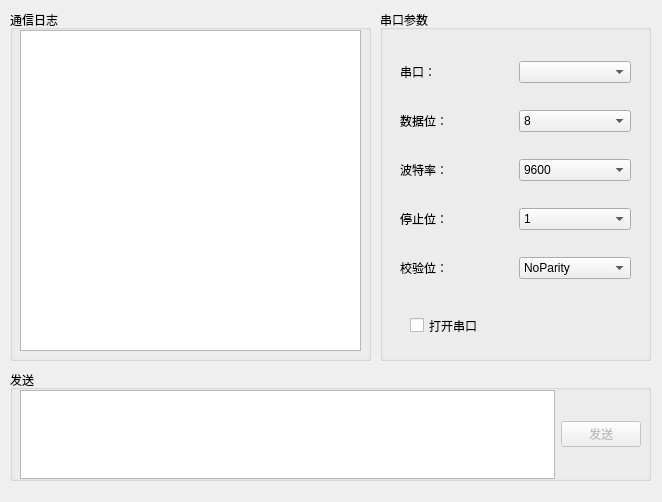
<?xml version="1.0" encoding="UTF-8"?>
<ui version="4.0">
 <class>widget</class>
 <widget class="QWidget" name="widget">
  <property name="geometry">
   <rect>
    <x>0</x>
    <y>0</y>
    <width>662</width>
    <height>502</height>
   </rect>
  </property>
  <property name="windowTitle">
   <string>widget</string>
  </property>
  <widget class="QGroupBox" name="groupBox_2">
   <property name="geometry">
    <rect>
     <x>380</x>
     <y>10</y>
     <width>271</width>
     <height>351</height>
    </rect>
   </property>
   <property name="title">
    <string>串口参数</string>
   </property>
   <widget class="QCheckBox" name="openCom">
    <property name="geometry">
     <rect>
      <x>30</x>
      <y>300</y>
      <width>131</width>
      <height>31</height>
     </rect>
    </property>
    <property name="text">
     <string>打开串口</string>
    </property>
   </widget>
   <widget class="QWidget" name="layoutWidget">
    <property name="geometry">
     <rect>
      <x>20</x>
      <y>30</y>
      <width>231</width>
      <height>261</height>
     </rect>
    </property>
    <layout class="QVBoxLayout" name="verticalLayout">
     <item>
      <layout class="QHBoxLayout" name="horizontalLayout">
       <item>
        <widget class="QLabel" name="label">
         <property name="text">
          <string>串口：</string>
         </property>
        </widget>
       </item>
       <item>
        <widget class="QComboBox" name="portName"/>
       </item>
      </layout>
     </item>
     <item>
      <layout class="QHBoxLayout" name="horizontalLayout_5">
       <item>
        <widget class="QLabel" name="label_5">
         <property name="text">
          <string>数据位：</string>
         </property>
        </widget>
       </item>
       <item>
        <widget class="QComboBox" name="dataBits">
         <item>
          <property name="text">
           <string>8</string>
          </property>
         </item>
         <item>
          <property name="text">
           <string>7</string>
          </property>
         </item>
         <item>
          <property name="text">
           <string>6</string>
          </property>
         </item>
         <item>
          <property name="text">
           <string>5</string>
          </property>
         </item>
        </widget>
       </item>
      </layout>
     </item>
     <item>
      <layout class="QHBoxLayout" name="horizontalLayout_2">
       <item>
        <widget class="QLabel" name="label_2">
         <property name="text">
          <string>波特率：</string>
         </property>
        </widget>
       </item>
       <item>
        <widget class="QComboBox" name="baudRate">
         <item>
          <property name="text">
           <string>9600</string>
          </property>
         </item>
         <item>
          <property name="text">
           <string>4800</string>
          </property>
         </item>
         <item>
          <property name="text">
           <string>19200</string>
          </property>
         </item>
         <item>
          <property name="text">
           <string>38400</string>
          </property>
         </item>
        </widget>
       </item>
      </layout>
     </item>
     <item>
      <layout class="QHBoxLayout" name="horizontalLayout_4">
       <item>
        <widget class="QLabel" name="label_4">
         <property name="text">
          <string>停止位：</string>
         </property>
        </widget>
       </item>
       <item>
        <widget class="QComboBox" name="stopBits">
         <item>
          <property name="text">
           <string>1</string>
          </property>
         </item>
         <item>
          <property name="text">
           <string>2</string>
          </property>
         </item>
        </widget>
       </item>
      </layout>
     </item>
     <item>
      <layout class="QHBoxLayout" name="horizontalLayout_3">
       <item>
        <widget class="QLabel" name="label_3">
         <property name="text">
          <string>校验位：</string>
         </property>
        </widget>
       </item>
       <item>
        <widget class="QComboBox" name="parity">
         <item>
          <property name="text">
           <string>NoParity</string>
          </property>
         </item>
         <item>
          <property name="text">
           <string>EvenParity</string>
          </property>
         </item>
         <item>
          <property name="text">
           <string>OddParity</string>
          </property>
         </item>
        </widget>
       </item>
      </layout>
     </item>
    </layout>
   </widget>
  </widget>
  <widget class="QGroupBox" name="groupBox">
   <property name="geometry">
    <rect>
     <x>10</x>
     <y>10</y>
     <width>361</width>
     <height>351</height>
    </rect>
   </property>
   <property name="title">
    <string>通信日志</string>
   </property>
   <widget class="QTextBrowser" name="comLog">
    <property name="geometry">
     <rect>
      <x>10</x>
      <y>20</y>
      <width>341</width>
      <height>321</height>
     </rect>
    </property>
   </widget>
  </widget>
  <widget class="QGroupBox" name="groupBox_3">
   <property name="geometry">
    <rect>
     <x>10</x>
     <y>370</y>
     <width>641</width>
     <height>111</height>
    </rect>
   </property>
   <property name="title">
    <string>发送</string>
   </property>
   <widget class="QWidget" name="layoutWidget_2">
    <property name="geometry">
     <rect>
      <x>10</x>
      <y>20</y>
      <width>621</width>
      <height>89</height>
     </rect>
    </property>
    <layout class="QHBoxLayout" name="horizontalLayout_6">
     <item>
      <widget class="QTextEdit" name="message"/>
     </item>
     <item>
      <widget class="QPushButton" name="btnSend">
       <property name="enabled">
        <bool>false</bool>
       </property>
       <property name="text">
        <string>发送</string>
       </property>
      </widget>
     </item>
    </layout>
   </widget>
  </widget>
 </widget>
 <resources/>
 <connections/>
</ui>
